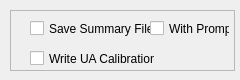
<?xml version="1.0" encoding="UTF-8"?>
<ui version="4.0">
    <class>Form</class>
    <widget class="QWidget" name="Form">
        <property name="geometry">
            <rect>
                <x>0</x>
                <y>0</y>
                <width>240</width>
                <height>80</height>
            </rect>
        </property>
        <property name="minimumSize">
            <size>
                <width>240</width>
                <height>80</height>
            </size>
        </property>
        <property name="windowTitle">
            <string>Save Results</string>
        </property>
        <widget class="QFrame" name="frame">
            <property name="geometry">
                <rect>
                    <x>10</x>
                    <y>10</y>
                    <width>225</width>
                    <height>61</height>
                </rect>
            </property>
            <property name="frameShape">
                <enum>QFrame::StyledPanel</enum>
            </property>
            <property name="frameShadow">
                <enum>QFrame::Raised</enum>
            </property>
            <widget class="QCheckBox" name="Save_Summary_File_Checkbox">
                <property name="geometry">
                    <rect>
                        <x>20</x>
                        <y>10</y>
                        <width>125</width>
                        <height>17</height>
                    </rect>
                </property>
                <property name="text">
                    <string>Save Summary File</string>
                </property>
            </widget>
            <widget class="QCheckBox" name="Write_UA_Calibration_Checkbox">
                <property name="geometry">
                    <rect>
                        <x>20</x>
                        <y>40</y>
                        <width>125</width>
                        <height>17</height>
                    </rect>
                </property>
                <property name="text">
                    <string>Write UA Calibration</string>
                </property>
            </widget>
            <widget class="QCheckBox" name="With_Prompt_Checkbox">
                <property name="geometry">
                    <rect>
                        <x>140</x>
                        <y>10</y>
                        <width>80</width>
                        <height>17</height>
                    </rect>
                </property>
                <property name="text">
                    <string>With Prompt</string>
                </property>
            </widget>
        </widget>
    </widget>
    <resources/>
    <connections/>
</ui>
